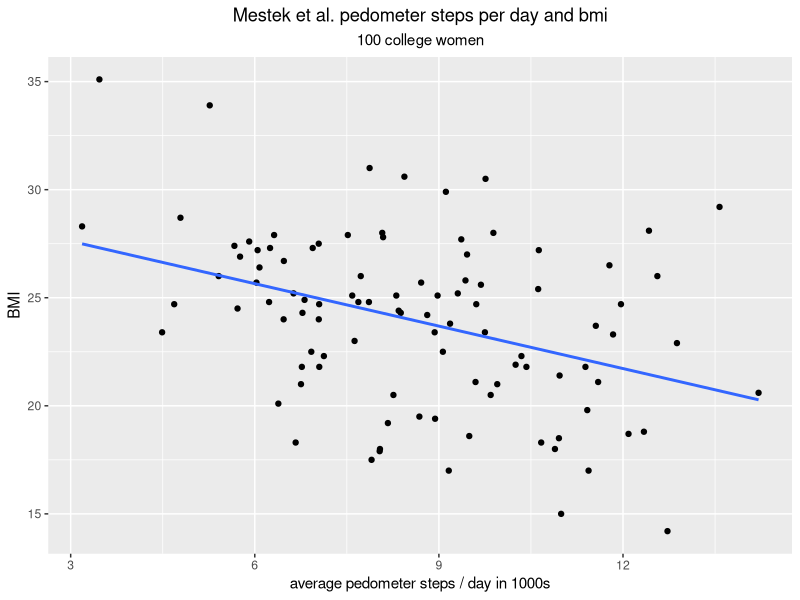
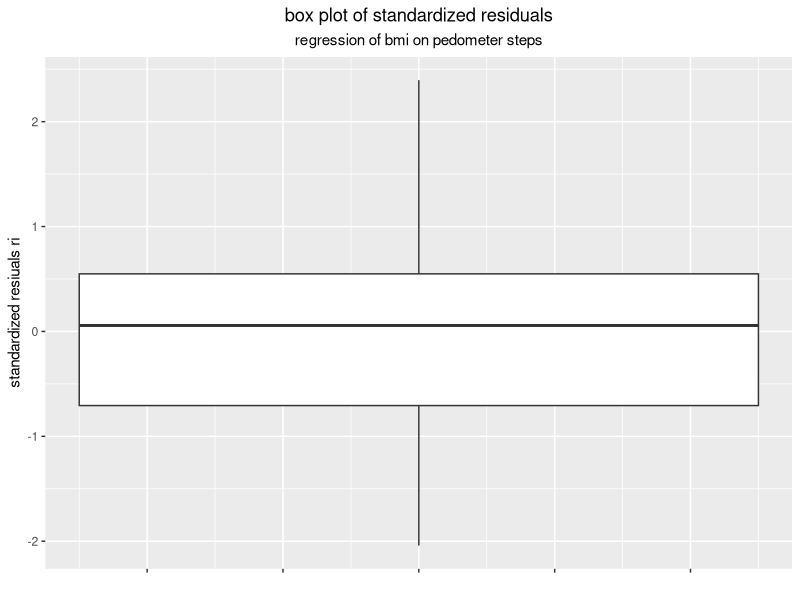
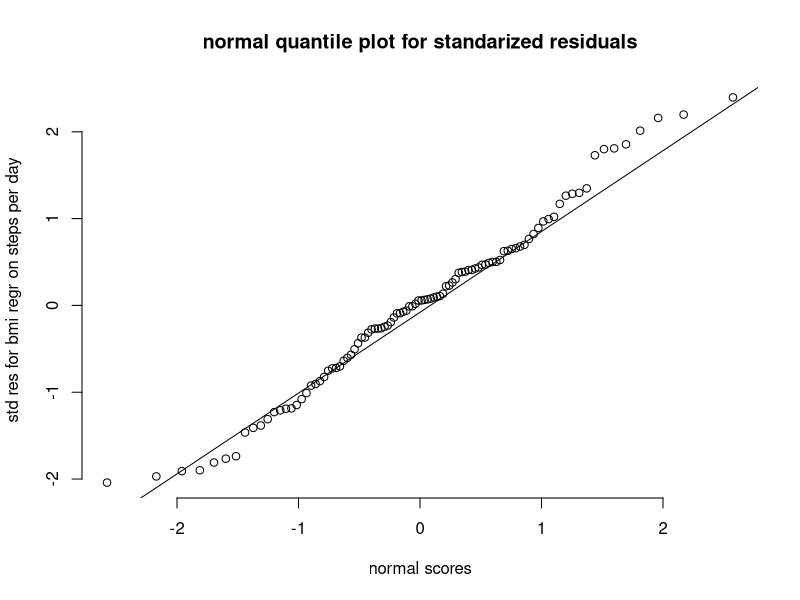

Write R code to recreate these figures, in order.
## ---- chunk 1
library(tidyverse)
library(readr)
library(readxl)

#read in data, create data frame pedometer_bmi

pedometer_bmi <- read_excel(here::here("data/pedometer_women.xlsx"))
## ---- chunk 2
# scatterplot with least squares line with the stat.smooth argument
# but no standard error band around line

ggplot(pedometer_bmi, aes(y = bmi, x = pa)) +
geom_point() +
stat_smooth(method = "lm", se = F, n = 100) +
labs(y = "BMI", x = "average pedometer steps / day in 1000s",      
         title = "Mestek et al. pedometer steps per day and bmi", 
          subtitle = "100 college women") +
  theme(plot.title = element_text(hjust = 0.5), plot.subtitle = element_text(hjust = 0.5))
## ---- chunk 3
# summary statistics
  
mean_bmi <- mean(pedometer_bmi$bmi)
std_dev_bmi <- sd(pedometer_bmi$bmi)  
c(mean_bmi, std_dev_bmi)

mean_steps <- mean(pedometer_bmi$pa)
std_dev_steps <- sd(pedometer_bmi$pa)  
c(mean_steps, std_dev_steps)
## ---- chunk 4
# Pearson correlation
  
cor(pedometer_bmi$bmi, pedometer_bmi$pa, method = "pearson")

# test for correlation, null hyp is population rho = 0
# with alternative = "two.sided", 
# also calculates a confidence interval for rho using Fisher's z transformation

cor.test(pedometer_bmi$bmi, pedometer_bmi$pa, method = "pearson", 
           alternative = "two.sided")
## ---- chunk 5
# fit linear regression and save results

pedometer_bmi_regr <- lm(bmi ~ pa, data = pedometer_bmi)

summary(pedometer_bmi_regr)
## ---- chunk 6
# calcluate fitted values, residuals, and standardized residuals

pedometer_bmi$bmi_hat <- fitted(pedometer_bmi_regr)
pedometer_bmi$resids <- residuals(pedometer_bmi_regr)
pedometer_bmi$std_res <- rstandard(pedometer_bmi_regr)
## ---- chunk 7
# get 95% confidence intervals for population slope and intercept
# the lower limit is labeled 2.5 % and the upper limit is labeled 97.5 %

confint(pedometer_bmi_regr, level = .95)
## ---- chunk 8
# box plot of standardized residuals

ggplot(pedometer_bmi, aes(y = std_res) ) +
  geom_boxplot(width = 0.5) +
    scale_x_continuous(labels = NULL) +
    labs(y = "standardized resiuals ri", x = "",      
         title = "box plot of standardized residuals", 
          subtitle = "regression of bmi on pedometer steps") +
  theme(plot.title = element_text(hjust = 0.5), plot.subtitle = element_text(hjust = 0.5))
## ---- chunk 9
# normal quantile plot and Shapiro-Wilk test for standarized residuals

qqnorm(pedometer_bmi$std_res, frame = FALSE,
       main = "normal quantile plot for standarized residuals",
       xlab = "normal scores", ylab = "std res for bmi regr on steps per day")
qqline(pedometer_bmi$std_res)

shapiro.test(pedometer_bmi$std_res)
## ---- chunk 10
# set up for work with y-hat values

pedometer_new <- data.frame(pa = c(5,7,9,11) )
## ---- chunk 11
# confidence intervals for population mean of bmi for each physical activity value 
# also gives the standard errors for this question

est_mean <- predict(pedometer_bmi_regr, pedometer_new, interval = "confidence", level = .95, se.fit = T)

est_mean
## ---- chunk 12
# confidence intervals for an individual's bmi for each physical activity value 
# although the standard errors are correctly calculated,
# with se.fit = T, it would stubbornly give the standard errors for 
# estimating the mean of y, as in the previous question

est_indiv <- predict(pedometer_bmi_regr, pedometer_new, interval = "prediction", level = .95)

est_indiv
## ---- chunk 13
# summary gives R squared, 
# anova gives sum of squares for model and residual sum of squares

summary(pedometer_bmi_regr)

anova(pedometer_bmi_regr)
